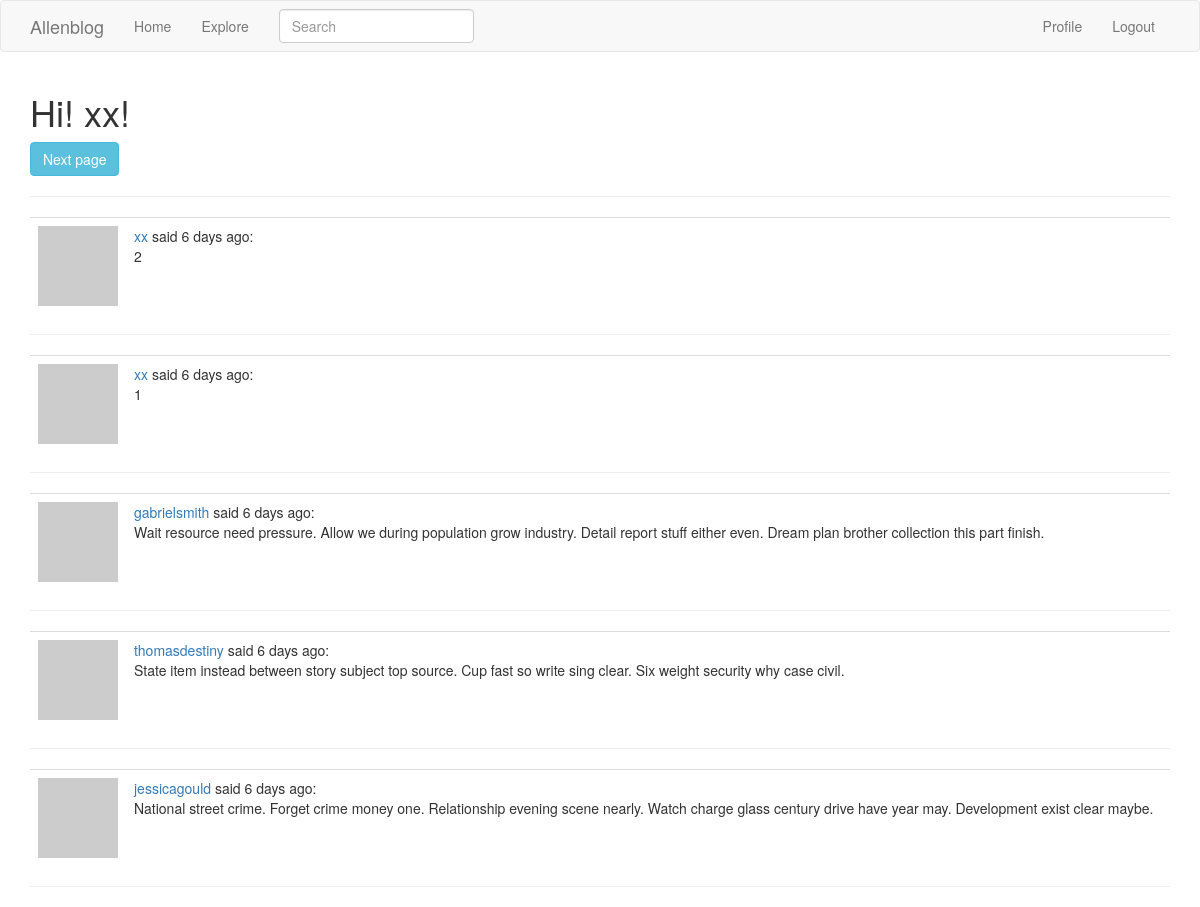
The page /explore (signed in) on the database as committed earlier.
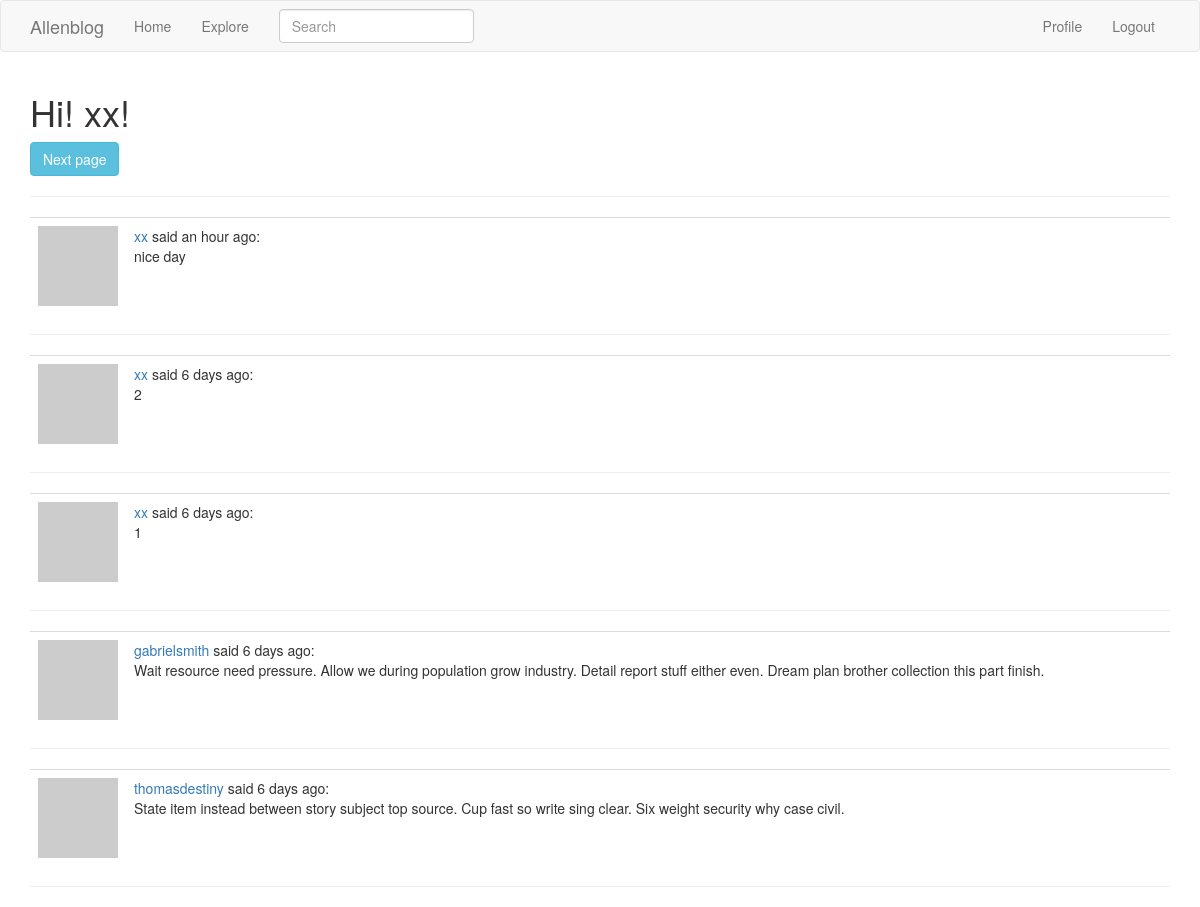
The same page on the database as committed later.
### app/models.py (models this page shows, shortened)
class SearchableMixin(object):
    @classmethod
    def before_commit(cls, session):
        session._changes = {
            'add': list(session.new),
            'update': list(session.dirty),
            'delete': list(session.deleted)
        }
    @classmethod
    def after_commit(cls, session):
        for obj in session._changes['add']:
            if isinstance(obj, SearchableMixin):
                add_to_index(obj.__tablename__, obj)
        for obj in session._changes['update']:
            if isinstance(obj, SearchableMixin):
                add_to_index(obj.__tablename__, obj)
        for obj in session._changes['delete']:
            if isinstance(obj, SearchableMixin):
                remove_from_index(obj.__tablename__, obj)
        session._changes = None

class Post(SearchableMixin ,db.Model):
    __tablename__ = 'post'
    __searchable__ = ['body']
    id = db.Column(db.Integer, primary_key=True)
    title = db.Column(db.String(32), index=True)
    body = db.Column(db.String(140))
    timestamp = db.Column(db.DateTime, index=True, default=datetime.utcnow)
    user_id = db.Column(db.Integer, db.ForeignKey('user.id'))

class User(db.Model, UserMixin):
    __tablename__ = 'user'
    id = db.Column(db.Integer, primary_key=True)
    username = db.Column(db.String(64), index=True, unique=True)
    email = db.Column(db.String(120), index=True, unique=True)
    password_hash = db.Column(db.String(128))
    posts = db.relationship('Post', backref='author', lazy='dynamic')
    about_me = db.Column(db.String(140))
    last_seen = db.Column(db.DateTime, default=datetime.utcnow)
    followed = db.relationship(
        'User', secondary=followers,
        primaryjoin=(followers.c.follower_id == id),
        secondaryjoin=(followers.c.followed_id == id),
        backref=db.backref('followers', lazy='dynamic'),
        lazy='dynamic'
    )
    def avatar(self, size):
        digest = md5(self.email.lower().encode('utf-8')).hexdigest()
        return 'https://www.gravatar.com/avatar/{}?d=identicon&s={}'.format(digest, size)

### app/main/views.py (the view)
@main.route('/explore')
@login_required
def explore():
    page = request.args.get('page', 1, type=int)
    posts = Post.query.order_by(Post.timestamp.desc()).paginate(page, current_app.config['POSTS_PER_PAGE'], False)
    next_url = url_for('main.explore', page=posts.next_num) if posts.has_next else None
    prev_url = url_for('main.explore', page=posts.prev_num) if posts.has_prev else None
    return render_template('explore.html', title='Explore', posts=posts.items, next_url=next_url, prev_url=prev_url)

### app/main/forms.py
class SearchForm(FlaskForm):
    q = StringField('Search', validators=[DataRequired()])
    def __init__(self, *args, **kwargs):
        if 'formdata' not in kwargs:
            kwargs['formdata'] = request.args
        if 'csrf_enabled' not in kwargs:
            kwargs['csrf_enabled'] = False
        super(SearchForm, self).__init__(*args, **kwargs)

### app/main/views.py (called while the page is built)
@main.before_request
def before_request():
    if current_user.is_authenticated:
        current_user.last_seen = datetime.utcnow()
        db.session.commit()
        g.search_form = SearchForm()

### app/models.py (called while the page is built)
@login_manager.user_loader
def load_user(id):
    return User.query.get(int(id))

### app/templates/explore.html
{% extends "base.html" %}
{% block app_content %}
    <h1>Hi! {{ current_user.username }}!</h1>
    {% include('_pagination.html') %}
    {% for post in posts %}
        {% include('_post.html') %}
        <hr>
    {% endfor %}
{% endblock %}

### app/templates/_post.html
    <table class="table table-hover">
        <tr>
            <td width="70px">
                <a href="{{ url_for('main.user_profile', username=post.author.username) }}">
                    <img src="{{ post.author.avatar(70) }}" />
                </a>
            </td>
            <td>
                <a href="{{ url_for('main.user_profile', username=post.author.username) }}">
                    {{ post.author.username }}
                </a>
                said {{ moment(post.timestamp).fromNow() }}:
                <br>
                {{ post.body }}
            </td>
        </tr>
    </table>

Rows that differ between the two databases and show on the page:
no longer on this page (row unchanged): Post: author.username "jessicagould", timestamp "6 days ago", body "National street crime. Forget crime money one. Relationship evening scene nearly. Watch charge glass century drive have year may. Development exist clear maybe."
added Post: author.username "xx", timestamp "an hour ago", body "nice day"
